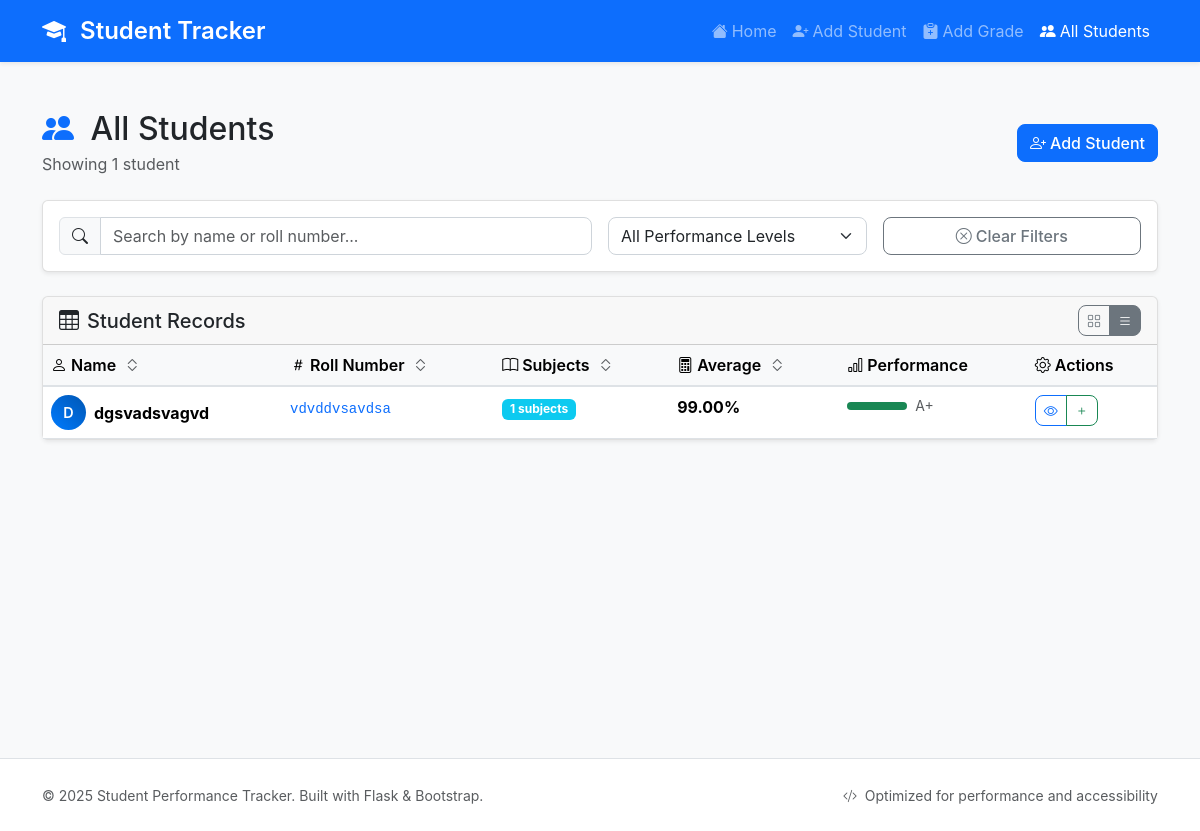
Page /view_all_students on the committed database.
### tables this page shows
CREATE TABLE students (
                    id INTEGER PRIMARY KEY AUTOINCREMENT,
                    name TEXT,
                    roll_number TEXT UNIQUE
                );

### run.py (the view)
@app.route('/view_all_students')
def view_all_students():
    try:
        students = tracker.get_all_students()
        return render_template('view_all_students.html', students=students)
    except Exception as e:
        logger.error(f"Error viewing all students: {e}")
        flash('An error occurred while retrieving student list.', 'danger')
        return redirect(url_for('home'))

### database.py (called while the page is built)
    def add_grade(self, subject: str, grade: float) -> None:
        self.grades[subject.strip()] = grade

    def calculate_average(self) -> float:
        if not self.grades:
            return 0.0
        return round(sum(self.grades.values()) / len(self.grades), 2)

    def get_grade_count(self) -> int:
        return len(self.grades)

    @contextmanager
    def get_connection(self):
        conn = None
        try:
            conn = sqlite3.connect(self.db_path)
            yield conn
        except Exception as e:
            if conn:
                conn.rollback()
            logger.error(f"Database error: {e}")
            raise
        finally:
            if conn:
                conn.close()

    def get_all_students(self) -> List[Student]:
        try:
            students = []
            with self.get_connection() as conn:
                cursor = conn.cursor()
                cursor.execute('SELECT name, roll_number FROM students ORDER BY name')
                students_data = cursor.fetchall()
                for name, roll_number in students_data:
                    student = Student(name, roll_number)
                    cursor.execute('SELECT subject, grade FROM grades WHERE roll_number = ?', (roll_number,))
                    grades = cursor.fetchall()
                    for subject, grade in grades:
                        student.add_grade(subject, grade)
                    students.append(student)
            return students
        except Exception as e:
            logger.error(f"Error retrieving all students: {e}")
            return []

### templates/view_all_students.html (shortened to what this page needs)
{% extends "base.html" %}
{% block content %}
<div class="row">
    <div class="col-12">
        <div class="d-flex justify-content-between align-items-center mb-4">
            <div>
                <h2 class="mb-1">
                    <i class="bi bi-people-fill text-primary me-2"></i>
                    All Students
                </h2>
                <p class="text-muted mb-0">
                    {% if students %}
                        Showing {{ students|length }} student{{ 's' if students|length != 1 else '' }}
                    {% else %}
                        No students registered yet
                    {% endif %}
                </p>
            </div>
            <div>
                <a href="{{ url_for('add_student') }}" class="btn btn-primary">
                    <i class="bi bi-person-plus me-1"></i>Add Student
                </a>
            </div>
        </div>
        {% if students %}
            <div class="card mb-4">
                <div class="card-body">
                    <div class="row g-3">
                        <div class="col-md-6">
                            <div class="input-group">
                                <span class="input-group-text">
                                    <i class="bi bi-search"></i>
                                </span>
                                <input type="text" class="form-control" id="searchInput" placeholder="Search by name or roll number...">
                            </div>
                        </div>
                        <div class="col-md-3">
                            <select class="form-select" id="performanceFilter">
                                <option value="">All Performance Levels</option>
                            </select>
                        </div>
                        <div class="col-md-3">
                            <button class="btn btn-outline-secondary w-100" onclick="clearFilters()">
                                <i class="bi bi-x-circle me-1"></i>Clear Filters
                            </button>
                        </div>
                    </div>
                </div>
            </div>
            <div class="card">
                <div class="card-header">
                    <div class="d-flex justify-content-between align-items-center">
                        <h5 class="card-title mb-0">
                            <i class="bi bi-table me-2"></i>Student Records
                        </h5>
                        <div class="btn-group btn-group-sm" role="group">
                            <button type="button" class="btn btn-outline-secondary" id="cardView">
                                <i class="bi bi-grid"></i>
                            </button>
                            <button type="button" class="btn btn-outline-secondary active" id="tableView">
                                <i class="bi bi-list"></i>
                            </button>
                        </div>
                    </div>
                </div>
                <div class="card-body p-0">
                    <div id="tableViewContent">
                        <div class="table-responsive">
                            <table class="table table-hover mb-0" id="studentsTable">
                                <thead class="table-light">
                                    <tr>
                                        <th scope="col" class="sortable" data-sort="name">
                                            <i class="bi bi-person me-1"></i>Name
                                            <i class="bi bi-chevron-expand text-muted ms-1"></i>
                                        </th>
                                        <th scope="col" class="sortable" data-sort="roll">
                                            <i class="bi bi-hash me-1"></i>Roll Number
                                            <i class="bi bi-chevron-expand text-muted ms-1"></i>
                                        </th>
                                        <th scope="col" class="sortable" data-sort="subjects">
                                            <i class="bi bi-book me-1"></i>Subjects
                                            <i class="bi bi-chevron-expand text-muted ms-1"></i>
                                        </th>
                                        <th scope="col" class="sortable" data-sort="average">
                                            <i class="bi bi-calculator me-1"></i>Average
                                            <i class="bi bi-chevron-expand text-muted ms-1"></i>
                                        </th>
                                        <th scope="col">
                                            <i class="bi bi-bar-chart me-1"></i>Performance
                                        </th>
                                        <th scope="col">
                                            <i class="bi bi-gear me-1"></i>Actions
                                        </th>
                                    </tr>
                                </thead>
                                <tbody>
                                    {% for student in students %}
                                    <tr class="student-row" data-name="{{ student.name.lower() }}" data-roll="{{ student.roll_number.lower() }}" data-average="{{ student.calculate_average() }}">
                                        <td>
                                            <div class="d-flex align-items-center">
                                                <div class="avatar-circle me-2">
                                                    {{ student.name[0].upper() }}
                                                </div>
                                                <strong>{{ student.name }}</strong>
                                            </div>
                                        </td>
                                        <td>
                                            <code class="text-primary">{{ student.roll_number }}</code>
                                        </td>
                                        <td>
                                            <span class="badge bg-info">{{ student.get_grade_count() }} subjects</span>
                                        </td>
                                        <td>
                                            {% if student.get_grade_count() > 0 %}
                                                <strong>{{ "%.2f"|format(student.calculate_average()) }}%</strong>
                                            {% else %}
                                                <span class="text-muted">No grades</span>
                                            {% endif %}
                                        </td>
                                        <td>
                                            {% if student.get_grade_count() > 0 %}
                                                {% set avg = student.calculate_average() %}
                                                <div class="d-flex align-items-center">
                                                    <div class="progress me-2" style="width: 60px; height: 8px;">
                                                        <div class="progress-bar {% if avg >= 90 %}bg-success{% elif avg >= 80 %}bg-info{% elif avg >= 70 %}bg-primary{% elif avg >= 60 %}bg-warning{% else %}bg-danger{% endif %}"
                                                             style="width: {{ avg }}%"></div>
                                                    </div>
                                                    <small class="text-muted">
                                                        {% if avg >= 90 %}A+{% elif avg >= 80 %}A{% elif avg >= 70 %}B{% elif avg >= 60 %}C{% elif avg >= 50 %}D{% else %}F{% endif %}
                                                    </small>
                                                </div>
                                            {% else %}
                                                <span class="text-muted">-</span>
                                            {% endif %}
                                        </td>
                                        <td>
                                            <div class="btn-group btn-group-sm">
                                                <a href="{{ url_for('view_student', roll_number=student.roll_number) }}"
                                                   class="btn btn-outline-primary"
                                                   data-bs-toggle="tooltip"
                                                   title="View Details">
                                                    <i class="bi bi-eye"></i>
                                                </a>
                                                <a href="{{ url_for('add_grade') }}"
                                                   class="btn btn-outline-success"
                                                   data-bs-toggle="tooltip"
                                                   title="Add Grade">
                                                    <i class="bi bi-plus"></i>
                                                </a>
                                            </div>
                                        </td>
                                    </tr>
                                    {% endfor %}
                                </tbody>
                            </table>
                        </div>
                    </div>
                </div>
            </div>
        {% endif %}
    </div>
</div>
{% endblock %}

### templates/base.html (style rules this page uses)
:root { --primary-color: #0d6efd; --secondary-color: #6c757d; --success-color: #198754; --danger-color: #dc3545; --warning-color: #ffc107; --info-color: #0dcaf0; }
body { background-color: #f8f9fa; font-family: -apple-system, BlinkMacSystemFont, 'Segoe UI', Roboto, sans-serif; }
.card { box-shadow: 0 0.125rem 0.25rem rgba(0, 0, 0, 0.075); border: 1px solid rgba(0, 0, 0, 0.125); transition: box-shadow 0.15s ease-in-out; }
.btn { border-radius: 0.5rem; font-weight: 500; transition: all 0.2s ease-in-out; }
.table th { background-color: var(--bs-gray-100); font-weight: 600; border-bottom: 2px solid var(--bs-gray-300); }
.form-control, .form-select { border-radius: 0.5rem; border: 1px solid #ced4da; transition: border-color 0.15s ease-in-out, box-shadow 0.15s ease-in-out; }

### templates/view_all_students.html (style rules this page uses)
.avatar-circle { width: 35px; height: 35px; border-radius: 50%; background: linear-gradient(45deg, #007bff, #0056b3); display: flex; align-items: center; justify-content: center; color: white; font-weight: 600; font-size: 0.9rem; }
.sortable { cursor: pointer; user-select: none; transition: background-color 0.2s; }

### rows in the picture
students: name "D", name "dgsvadsvagvd", roll_number "vdvddvsavdsa", get_grade_count "1", calculate_average "99.00", {{ avg }} 99.0 (drawn)

### other values in the picture
{{ students|length }} "1"
